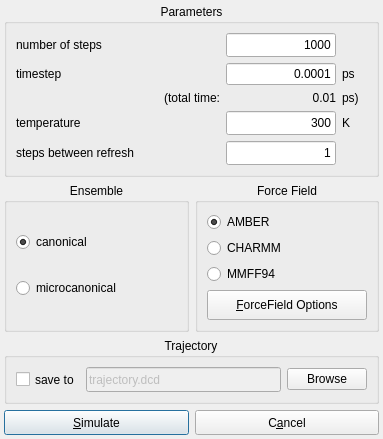
<ui version="4.0" >
 <author></author>
 <comment></comment>
 <exportmacro></exportmacro>
 <class>MolecularDynamicsDialogData</class>
 <widget class="QDialog" name="MolecularDynamicsDialogData" >
  <property name="geometry" >
   <rect>
    <x>0</x>
    <y>0</y>
    <width>383</width>
    <height>424</height>
   </rect>
  </property>
  <property name="sizePolicy" >
   <sizepolicy>
    <hsizetype>5</hsizetype>
    <vsizetype>5</vsizetype>
    <horstretch>0</horstretch>
    <verstretch>0</verstretch>
   </sizepolicy>
  </property>
  <property name="minimumSize" >
   <size>
    <width>0</width>
    <height>0</height>
   </size>
  </property>
  <property name="maximumSize" >
   <size>
    <width>9000</width>
    <height>9000</height>
   </size>
  </property>
  <property name="windowTitle" >
   <string>MolecularDynamicsSimulation</string>
  </property>
  <property name="toolTip" >
   <string/>
  </property>
  <layout class="QGridLayout" >
   <property name="margin" >
    <number>4</number>
   </property>
   <property name="spacing" >
    <number>6</number>
   </property>
   <item row="3" column="1" >
    <widget class="QPushButton" name="cancel_button" >
     <property name="sizePolicy" >
      <sizepolicy>
       <hsizetype>5</hsizetype>
       <vsizetype>5</vsizetype>
       <horstretch>0</horstretch>
       <verstretch>0</verstretch>
      </sizepolicy>
     </property>
     <property name="minimumSize" >
      <size>
       <width>150</width>
       <height>0</height>
      </size>
     </property>
     <property name="maximumSize" >
      <size>
       <width>32767</width>
       <height>30</height>
      </size>
     </property>
     <property name="focusPolicy" >
      <enum>Qt::TabFocus</enum>
     </property>
     <property name="text" >
      <string>C&amp;ancel</string>
     </property>
     <property name="shortcut" >
      <string>Alt+A</string>
     </property>
     <property name="autoDefault" >
      <bool>true</bool>
     </property>
    </widget>
   </item>
   <item row="3" column="0" >
    <widget class="QPushButton" name="start_button" >
     <property name="sizePolicy" >
      <sizepolicy>
       <hsizetype>5</hsizetype>
       <vsizetype>5</vsizetype>
       <horstretch>0</horstretch>
       <verstretch>0</verstretch>
      </sizepolicy>
     </property>
     <property name="minimumSize" >
      <size>
       <width>150</width>
       <height>25</height>
      </size>
     </property>
     <property name="focusPolicy" >
      <enum>Qt::TabFocus</enum>
     </property>
     <property name="toolTip" >
      <string>Start simulation</string>
     </property>
     <property name="text" >
      <string>&amp;Simulate</string>
     </property>
     <property name="shortcut" >
      <string>Alt+S</string>
     </property>
     <property name="autoDefault" >
      <bool>true</bool>
     </property>
     <property name="default" >
      <bool>true</bool>
     </property>
    </widget>
   </item>
   <item row="2" column="0" colspan="2" >
    <widget class="QGroupBox" name="GroupBox2_2" >
     <property name="sizePolicy" >
      <sizepolicy>
       <hsizetype>5</hsizetype>
       <vsizetype>3</vsizetype>
       <horstretch>0</horstretch>
       <verstretch>0</verstretch>
      </sizepolicy>
     </property>
     <property name="title" >
      <string>Trajectory</string>
     </property>
     <property name="alignment" >
      <set>Qt::AlignHCenter</set>
     </property>
     <layout class="QGridLayout" >
      <property name="margin" >
       <number>9</number>
      </property>
      <property name="spacing" >
       <number>6</number>
      </property>
      <item row="0" column="0" >
       <widget class="QCheckBox" name="enable_dcd" >
        <property name="sizePolicy" >
         <sizepolicy>
          <hsizetype>1</hsizetype>
          <vsizetype>5</vsizetype>
          <horstretch>0</horstretch>
          <verstretch>0</verstretch>
         </sizepolicy>
        </property>
        <property name="toolTip" >
         <string>Write trajectories to file in order to be able to watch snapshots</string>
        </property>
        <property name="text" >
         <string>save to</string>
        </property>
       </widget>
      </item>
      <item row="0" column="2" >
       <widget class="QPushButton" name="browse_button" >
        <property name="text" >
         <string>Browse</string>
        </property>
       </widget>
      </item>
      <item row="0" column="1" >
       <widget class="QLineEdit" name="dcd_file_edit" >
        <property name="enabled" >
         <bool>false</bool>
        </property>
        <property name="sizePolicy" >
         <sizepolicy>
          <hsizetype>7</hsizetype>
          <vsizetype>0</vsizetype>
          <horstretch>0</horstretch>
          <verstretch>0</verstretch>
         </sizepolicy>
        </property>
        <property name="minimumSize" >
         <size>
          <width>150</width>
          <height>25</height>
         </size>
        </property>
        <property name="maximumSize" >
         <size>
          <width>200</width>
          <height>32767</height>
         </size>
        </property>
        <property name="focusPolicy" >
         <enum>Qt::StrongFocus</enum>
        </property>
        <property name="text" >
         <string>trajectory.dcd</string>
        </property>
        <property name="maxLength" >
         <number>32767</number>
        </property>
        <property name="frame" >
         <bool>true</bool>
        </property>
        <property name="echoMode" >
         <enum>QLineEdit::Normal</enum>
        </property>
        <property name="alignment" >
         <set>Qt::AlignLeading</set>
        </property>
       </widget>
      </item>
     </layout>
    </widget>
   </item>
   <item row="1" column="1" >
    <widget class="QGroupBox" name="groupBox5" >
     <property name="title" >
      <string>Force Field</string>
     </property>
     <property name="alignment" >
      <set>Qt::AlignHCenter</set>
     </property>
     <layout class="QVBoxLayout" >
      <property name="margin" >
       <number>9</number>
      </property>
      <property name="spacing" >
       <number>6</number>
      </property>
      <item>
       <widget class="QRadioButton" name="useAmberRadioButton" >
        <property name="text" >
         <string>AMBER</string>
        </property>
        <property name="shortcut" >
         <string/>
        </property>
        <property name="checked" >
         <bool>true</bool>
        </property>
       </widget>
      </item>
      <item>
       <widget class="QRadioButton" name="useCharmmRadioButton" >
        <property name="text" >
         <string>CHARMM</string>
        </property>
        <property name="shortcut" >
         <string/>
        </property>
       </widget>
      </item>
      <item>
       <widget class="QRadioButton" name="useMMFF94RadioButton" >
        <property name="text" >
         <string>MMFF94</string>
        </property>
        <property name="shortcut" >
         <string/>
        </property>
       </widget>
      </item>
      <item>
       <widget class="QPushButton" name="advanced_button" >
        <property name="minimumSize" >
         <size>
          <width>0</width>
          <height>30</height>
         </size>
        </property>
        <property name="toolTip" >
         <string>Alter force field options</string>
        </property>
        <property name="text" >
         <string>&amp;ForceField Options</string>
        </property>
        <property name="shortcut" >
         <string>Alt+F</string>
        </property>
       </widget>
      </item>
     </layout>
    </widget>
   </item>
   <item row="1" column="0" >
    <widget class="QGroupBox" name="dielectric_group_2" >
     <property name="title" >
      <string>Ensemble</string>
     </property>
     <property name="alignment" >
      <set>Qt::AlignHCenter</set>
     </property>
     <layout class="QVBoxLayout" >
      <property name="margin" >
       <number>9</number>
      </property>
      <property name="spacing" >
       <number>6</number>
      </property>
      <item>
       <widget class="QRadioButton" name="canonical_button" >
        <property name="text" >
         <string>canonical</string>
        </property>
        <property name="checked" >
         <bool>true</bool>
        </property>
       </widget>
      </item>
      <item>
       <widget class="QRadioButton" name="microcanonical_button" >
        <property name="minimumSize" >
         <size>
          <width>120</width>
          <height>0</height>
         </size>
        </property>
        <property name="text" >
         <string>microcanonical</string>
        </property>
       </widget>
      </item>
     </layout>
    </widget>
   </item>
   <item row="0" column="0" colspan="2" >
    <widget class="QGroupBox" name="GroupBox_3" >
     <property name="focusPolicy" >
      <enum>Qt::NoFocus</enum>
     </property>
     <property name="title" >
      <string>Parameters</string>
     </property>
     <property name="alignment" >
      <set>Qt::AlignHCenter</set>
     </property>
     <layout class="QGridLayout" >
      <property name="margin" >
       <number>9</number>
      </property>
      <property name="spacing" >
       <number>6</number>
      </property>
      <item row="4" column="2" >
       <widget class="QLabel" name="textLabel1" >
        <property name="text" >
         <string/>
        </property>
       </widget>
      </item>
      <item row="4" column="0" >
       <widget class="QLabel" name="temperature_2" >
        <property name="sizePolicy" >
         <sizepolicy>
          <hsizetype>7</hsizetype>
          <vsizetype>5</vsizetype>
          <horstretch>0</horstretch>
          <verstretch>0</verstretch>
         </sizepolicy>
        </property>
        <property name="minimumSize" >
         <size>
          <width>190</width>
          <height>0</height>
         </size>
        </property>
        <property name="maximumSize" >
         <size>
          <width>200</width>
          <height>32767</height>
         </size>
        </property>
        <property name="focusPolicy" >
         <enum>Qt::NoFocus</enum>
        </property>
        <property name="lineWidth" >
         <number>1</number>
        </property>
        <property name="text" >
         <string>steps between refresh</string>
        </property>
        <property name="textFormat" >
         <enum>Qt::AutoText</enum>
        </property>
        <property name="alignment" >
         <set>Qt::AlignLeading|Qt::AlignLeft|Qt::AlignVCenter</set>
        </property>
       </widget>
      </item>
      <item row="2" column="2" >
       <widget class="QLabel" name="Label_4_2_2" >
        <property name="minimumSize" >
         <size>
          <width>25</width>
          <height>0</height>
         </size>
        </property>
        <property name="focusPolicy" >
         <enum>Qt::NoFocus</enum>
        </property>
        <property name="lineWidth" >
         <number>1</number>
        </property>
        <property name="text" >
         <string>ps)</string>
        </property>
        <property name="textFormat" >
         <enum>Qt::AutoText</enum>
        </property>
        <property name="alignment" >
         <set>Qt::AlignLeading|Qt::AlignLeft|Qt::AlignVCenter</set>
        </property>
       </widget>
      </item>
      <item row="0" column="0" >
       <widget class="QLabel" name="Label_4" >
        <property name="minimumSize" >
         <size>
          <width>150</width>
          <height>0</height>
         </size>
        </property>
        <property name="focusPolicy" >
         <enum>Qt::NoFocus</enum>
        </property>
        <property name="lineWidth" >
         <number>1</number>
        </property>
        <property name="text" >
         <string>number of steps</string>
        </property>
        <property name="textFormat" >
         <enum>Qt::AutoText</enum>
        </property>
        <property name="alignment" >
         <set>Qt::AlignLeading|Qt::AlignLeft|Qt::AlignVCenter</set>
        </property>
       </widget>
      </item>
      <item row="1" column="1" >
       <widget class="QLineEdit" name="timestep_linedit" >
        <property name="sizePolicy" >
         <sizepolicy>
          <hsizetype>5</hsizetype>
          <vsizetype>0</vsizetype>
          <horstretch>0</horstretch>
          <verstretch>0</verstretch>
         </sizepolicy>
        </property>
        <property name="maximumSize" >
         <size>
          <width>110</width>
          <height>24</height>
         </size>
        </property>
        <property name="focusPolicy" >
         <enum>Qt::StrongFocus</enum>
        </property>
        <property name="toolTip" >
         <string>Timesteps in which snapshots are taken</string>
        </property>
        <property name="text" >
         <string>0.0001</string>
        </property>
        <property name="frame" >
         <bool>true</bool>
        </property>
        <property name="alignment" >
         <set>Qt::AlignRight</set>
        </property>
       </widget>
      </item>
      <item row="0" column="1" >
       <widget class="QLineEdit" name="steps_lineedit" >
        <property name="sizePolicy" >
         <sizepolicy>
          <hsizetype>5</hsizetype>
          <vsizetype>0</vsizetype>
          <horstretch>0</horstretch>
          <verstretch>0</verstretch>
         </sizepolicy>
        </property>
        <property name="minimumSize" >
         <size>
          <width>110</width>
          <height>24</height>
         </size>
        </property>
        <property name="maximumSize" >
         <size>
          <width>110</width>
          <height>24</height>
         </size>
        </property>
        <property name="focusPolicy" >
         <enum>Qt::StrongFocus</enum>
        </property>
        <property name="text" >
         <string>1000</string>
        </property>
        <property name="frame" >
         <bool>true</bool>
        </property>
        <property name="echoMode" >
         <enum>QLineEdit::Normal</enum>
        </property>
        <property name="alignment" >
         <set>Qt::AlignRight</set>
        </property>
       </widget>
      </item>
      <item row="1" column="2" >
       <widget class="QLabel" name="Label_4_2" >
        <property name="minimumSize" >
         <size>
          <width>25</width>
          <height>0</height>
         </size>
        </property>
        <property name="focusPolicy" >
         <enum>Qt::NoFocus</enum>
        </property>
        <property name="lineWidth" >
         <number>1</number>
        </property>
        <property name="text" >
         <string>ps</string>
        </property>
        <property name="textFormat" >
         <enum>Qt::AutoText</enum>
        </property>
        <property name="alignment" >
         <set>Qt::AlignLeading|Qt::AlignLeft|Qt::AlignVCenter</set>
        </property>
       </widget>
      </item>
      <item row="4" column="1" >
       <widget class="QLineEdit" name="refresh_lineedit" >
        <property name="sizePolicy" >
         <sizepolicy>
          <hsizetype>5</hsizetype>
          <vsizetype>0</vsizetype>
          <horstretch>0</horstretch>
          <verstretch>0</verstretch>
         </sizepolicy>
        </property>
        <property name="minimumSize" >
         <size>
          <width>110</width>
          <height>24</height>
         </size>
        </property>
        <property name="maximumSize" >
         <size>
          <width>110</width>
          <height>24</height>
         </size>
        </property>
        <property name="focusPolicy" >
         <enum>Qt::StrongFocus</enum>
        </property>
        <property name="text" >
         <string>1</string>
        </property>
        <property name="frame" >
         <bool>true</bool>
        </property>
        <property name="echoMode" >
         <enum>QLineEdit::Normal</enum>
        </property>
        <property name="alignment" >
         <set>Qt::AlignRight</set>
        </property>
       </widget>
      </item>
      <item row="2" column="1" >
       <widget class="QLabel" name="time_lineedit" >
        <property name="text" >
         <string>0.01</string>
        </property>
        <property name="alignment" >
         <set>Qt::AlignRight|Qt::AlignTrailing|Qt::AlignVCenter</set>
        </property>
       </widget>
      </item>
      <item row="2" column="0" >
       <widget class="QLabel" name="simulationtime_edit" >
        <property name="minimumSize" >
         <size>
          <width>50</width>
          <height>0</height>
         </size>
        </property>
        <property name="focusPolicy" >
         <enum>Qt::NoFocus</enum>
        </property>
        <property name="lineWidth" >
         <number>1</number>
        </property>
        <property name="text" >
         <string>(total time:</string>
        </property>
        <property name="textFormat" >
         <enum>Qt::AutoText</enum>
        </property>
        <property name="alignment" >
         <set>Qt::AlignRight|Qt::AlignTrailing|Qt::AlignVCenter</set>
        </property>
       </widget>
      </item>
      <item row="1" column="0" >
       <widget class="QLabel" name="Label_5" >
        <property name="minimumSize" >
         <size>
          <width>130</width>
          <height>0</height>
         </size>
        </property>
        <property name="focusPolicy" >
         <enum>Qt::NoFocus</enum>
        </property>
        <property name="lineWidth" >
         <number>1</number>
        </property>
        <property name="text" >
         <string>timestep</string>
        </property>
        <property name="textFormat" >
         <enum>Qt::AutoText</enum>
        </property>
        <property name="alignment" >
         <set>Qt::AlignLeading|Qt::AlignLeft|Qt::AlignVCenter</set>
        </property>
       </widget>
      </item>
      <item row="3" column="1" >
       <widget class="QLineEdit" name="temperature_lineedit" >
        <property name="sizePolicy" >
         <sizepolicy>
          <hsizetype>5</hsizetype>
          <vsizetype>0</vsizetype>
          <horstretch>0</horstretch>
          <verstretch>0</verstretch>
         </sizepolicy>
        </property>
        <property name="minimumSize" >
         <size>
          <width>110</width>
          <height>24</height>
         </size>
        </property>
        <property name="maximumSize" >
         <size>
          <width>110</width>
          <height>24</height>
         </size>
        </property>
        <property name="focusPolicy" >
         <enum>Qt::StrongFocus</enum>
        </property>
        <property name="toolTip" >
         <string>Temperature in which the simulation runs</string>
        </property>
        <property name="text" >
         <string>300</string>
        </property>
        <property name="frame" >
         <bool>true</bool>
        </property>
        <property name="echoMode" >
         <enum>QLineEdit::Normal</enum>
        </property>
        <property name="alignment" >
         <set>Qt::AlignRight</set>
        </property>
       </widget>
      </item>
      <item row="0" column="2" >
       <widget class="QLabel" name="textLabel2" >
        <property name="text" >
         <string/>
        </property>
       </widget>
      </item>
      <item row="3" column="0" >
       <widget class="QLabel" name="temperature" >
        <property name="sizePolicy" >
         <sizepolicy>
          <hsizetype>7</hsizetype>
          <vsizetype>5</vsizetype>
          <horstretch>0</horstretch>
          <verstretch>0</verstretch>
         </sizepolicy>
        </property>
        <property name="minimumSize" >
         <size>
          <width>150</width>
          <height>0</height>
         </size>
        </property>
        <property name="focusPolicy" >
         <enum>Qt::NoFocus</enum>
        </property>
        <property name="lineWidth" >
         <number>1</number>
        </property>
        <property name="text" >
         <string>temperature</string>
        </property>
        <property name="textFormat" >
         <enum>Qt::AutoText</enum>
        </property>
        <property name="alignment" >
         <set>Qt::AlignLeading|Qt::AlignLeft|Qt::AlignVCenter</set>
        </property>
       </widget>
      </item>
      <item row="3" column="2" >
       <widget class="QLabel" name="Label_4_2_3" >
        <property name="minimumSize" >
         <size>
          <width>25</width>
          <height>0</height>
         </size>
        </property>
        <property name="focusPolicy" >
         <enum>Qt::NoFocus</enum>
        </property>
        <property name="lineWidth" >
         <number>1</number>
        </property>
        <property name="text" >
         <string>K</string>
        </property>
        <property name="textFormat" >
         <enum>Qt::AutoText</enum>
        </property>
        <property name="alignment" >
         <set>Qt::AlignLeading|Qt::AlignLeft|Qt::AlignVCenter</set>
        </property>
       </widget>
      </item>
     </layout>
    </widget>
   </item>
  </layout>
 </widget>
 <layoutdefault spacing="6" margin="11" />
 <pixmapfunction></pixmapfunction>
 <tabstops>
  <tabstop>steps_lineedit</tabstop>
  <tabstop>timestep_linedit</tabstop>
  <tabstop>temperature_lineedit</tabstop>
  <tabstop>refresh_lineedit</tabstop>
  <tabstop>canonical_button</tabstop>
  <tabstop>microcanonical_button</tabstop>
  <tabstop>useAmberRadioButton</tabstop>
  <tabstop>useCharmmRadioButton</tabstop>
  <tabstop>useMMFF94RadioButton</tabstop>
  <tabstop>advanced_button</tabstop>
  <tabstop>enable_dcd</tabstop>
  <tabstop>dcd_file_edit</tabstop>
  <tabstop>browse_button</tabstop>
  <tabstop>start_button</tabstop>
  <tabstop>cancel_button</tabstop>
 </tabstops>
 <includes>
  <include location="global" >BALL_core/COMMON/global.h</include>
 </includes>
 <resources/>
 <connections/>
</ui>
